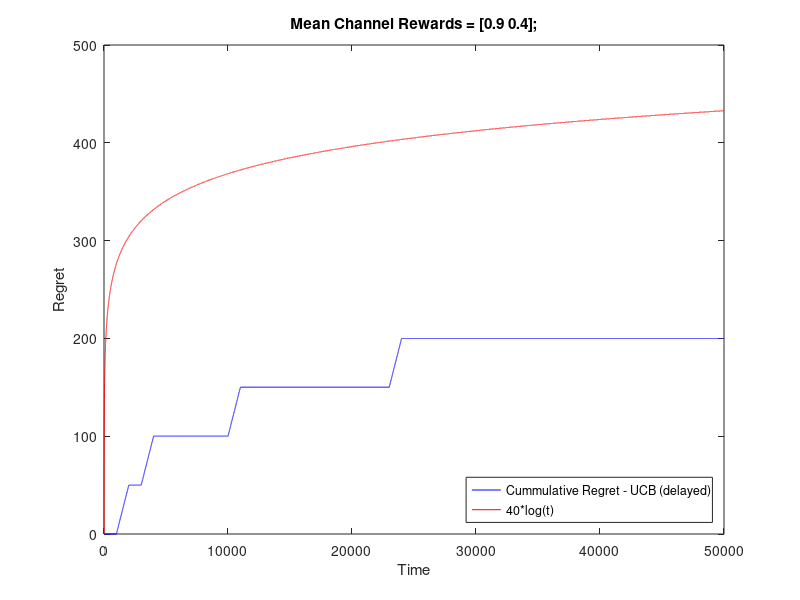

Write the MATLAB code that produced this figure.
%------------------------------------------------------------------------------
% Filename: ucbdelayed.m
% 
% To simulate performance of a delayed-action UCB policy for online learning
% in a multi-armed bandit setting.
%
% This code takes means of reward distributions of different arms (choices) of
% the multi-armed bandit and time horizon to evaluate the policy over.
% The policy is compared with a logarithmic regret bound.
%
% Reference: http://www-scf.usc.edu/~nnayyar/files/KaNaJa14.pdf
%
% Author: Naumaan Nayyar
%
% Date: April 4, 2015
%------------------------------------------------------------------------------


close all
clear all
clc

u = [0.1 0.05];  % true mean of reward distribution of different arms
T = 50000;  % Time horizon to run the simulation
delay = 1000;  % delay in feedback, keep using existing data during this period
% split = 10000;  % output simulation log every split-th iteration

g = zeros(1,2); %ucb index
a = zeros(1,T); %action at a particular time
b = zeros(2,T); %stored history of ucb indices
n = 0;
m = zeros(1,2); %number of plays of an arm

%%
%initialization
cr = binornd(1,u);
n = 1;
m = ones(1,2);
uest = cr./m;
g(1,:) = uest(1,:) + sqrt(3*log(n)./m(1,:));

%%
%start of ucb loop
for i=1:T
    %     if(mod(i,split) == 0)
    %         i
    %         m
    %         uest
    %         g
    %     end
    [maxpl,argpl] = max(g(1,:));
    if(mod(i,delay) == 1)
        
        a(i) = argpl;
    else
        a(i) = a(i-1);
    end
    n = n + 1;
    m(1,a(i)) = m(1,a(i)) + 1;
    cr(1,a(i)) = cr(1,a(i)) + binornd(1,u(1,a(i)));
    uest = cr./m;
    g(1,:) = uest(1,:) + sqrt(2*log(n)./m(1,:));
    b(:,i) = g(1,:)';
end

%calculations
cumregretUCBd = zeros(T,1);

cumregretUCBd(1) = 0.1 - u(a(1));
for i = 2:T
    cumregretUCBd(i) = cumregretUCBd(i-1) + (0.1 - u(a(i)));
end

x = 1:T;
%%overlapped plot
% hold on
% plot(x,cumregretUCB,'-g');
% hleg = legend('Cummulative Regret - TS','40*log(t)','Cummulative Regret - UCB');

%separate plot
figure,plot(x,cumregretUCBd,'-b',x,40*log(x),'-r');
hleg = legend('Cummulative Regret - UCB (delayed)','40*log(t)');
set(hleg, 'Location', 'SouthEast')
ylabel('Regret');
xlabel('Time');
title('Mean Channel Rewards = [0.9 0.4];');